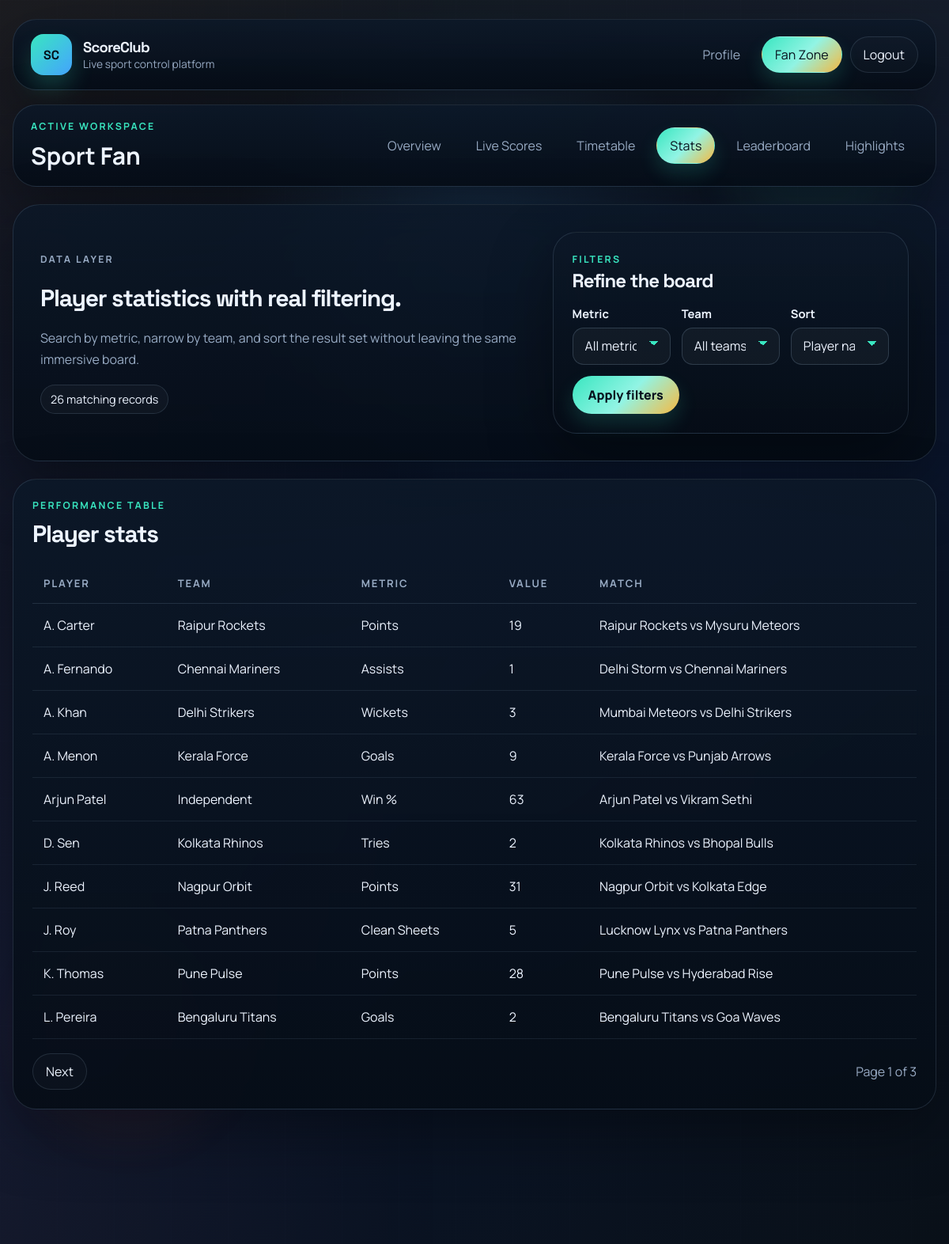
The page /fan/stats/ (signed in) on the database its author committed.
### accounts/models.py (models this page shows)
class User(AbstractUser):
	ROLE_FAN = "fan"
	ROLE_ORGANIZER = "organizer"
	ROLE_MEDIA = "media"
	ROLE_CHOICES = [
		(ROLE_FAN, "Sport Fan"),
		(ROLE_ORGANIZER, "Organizer"),
		(ROLE_MEDIA, "Media & Broadcast"),
	]
	role = models.CharField(max_length=20, choices=ROLE_CHOICES)

### organizer/models.py (models this page shows, shortened)
class PlayerStat(models.Model):
	match = models.ForeignKey(Match, on_delete=models.CASCADE, related_name="player_stats")
	player_name = models.CharField(max_length=120)
	team_name = models.CharField(max_length=120)
	metric_name = models.CharField(max_length=80)
	metric_value = models.CharField(max_length=80)
	availability = models.CharField(max_length=80, default="Available")
	updated_at = models.DateTimeField(auto_now=True)
	class Meta:
		ordering = ["player_name"]

class Match(models.Model):
	STATUS_SCHEDULED = "scheduled"
	STATUS_LIVE = "live"
	STATUS_FINISHED = "finished"
	STATUS_CHOICES = [
		(STATUS_SCHEDULED, "Scheduled"),
		(STATUS_LIVE, "Live"),
		(STATUS_FINISHED, "Finished"),
	]
	sport = models.CharField(max_length=50)
	home_team = models.CharField(max_length=100)
	away_team = models.CharField(max_length=100)
	venue = models.CharField(max_length=150)
	start_time = models.DateTimeField()
	status = models.CharField(max_length=20, choices=STATUS_CHOICES, default=STATUS_SCHEDULED)
	created_at = models.DateTimeField(auto_now_add=True)
	class Meta:
		ordering = ["start_time"]

### fan/views.py (the view)
# urls.py: path("stats/", views.stats_view, name="stats"),
@role_required("fan")
def stats_view(request):
	filter_options = _fan_filter_options()
	metric = request.GET.get("metric", "").strip()
	team = request.GET.get("team", "").strip()
	sort = request.GET.get("sort", "player_name").strip() or "player_name"
	stats = PlayerStat.objects.select_related("match").all()
	if metric:
		stats = stats.filter(metric_name__icontains=metric)
	if team:
		stats = stats.filter(team_name__icontains=team)
	stats = stats.order_by(sort)
	paginator = Paginator(stats, 10)
	page_obj = paginator.get_page(request.GET.get("page"))
	return render(
		request,
		"fan/stats.html",
		{
			"stats": page_obj,
			"metric": metric,
			"team": team,
			"sort": sort,
			"stats_count": stats.count(),
			"metrics": filter_options["metrics"],
			"teams": filter_options["teams"],
		},
	)

### fan/views.py (called while the page is built)
def _fan_filter_options():
	return {
		"sports": list(Match.objects.order_by("sport").values_list("sport", flat=True).distinct()),
		"metrics": list(PlayerStat.objects.order_by("metric_name").values_list("metric_name", flat=True).distinct()),
		"teams": list(PlayerStat.objects.order_by("team_name").values_list("team_name", flat=True).distinct()),
	}

### templates/fan/stats.html (shortened to what this page needs)
{% extends 'shared/base.html' %}
{% block content %}
<section class="hero-panel" data-reveal>
    <div class="hero-copy">
        <p class="eyebrow">Data layer</p>
        <h1>Player statistics with real filtering.</h1>
        <p>Search by metric, narrow by team, and sort the result set without leaving the same immersive board.</p>
        <div class="badge-row">
            <span class="chip">{{ stats_count }} matching records</span>
        </div>
    </div>
    <article class="stack-card">
        <div>
            <p class="eyebrow">Filters</p>
            <h2 class="section-heading">Refine the board</h2>
        </div>
        <form method="get" class="form-grid columns-3">
            <div>
                <label for="metric">Metric</label>
                <select id="metric" name="metric">
                    <option value="">All metrics</option>
                </select>
            </div>
            <div>
                <label for="team">Team</label>
                <select id="team" name="team">
                    <option value="">All teams</option>
                </select>
            </div>
            <div>
                <label for="sort">Sort</label>
                <select id="sort" name="sort">
                    <option value="player_name" {% if sort == 'player_name' %}selected{% endif %}>Player name A-Z</option>
                </select>
            </div>
            <div class="form-actions span-12">
                <button type="submit">Apply filters</button>
            </div>
        </form>
    </article>
</section>
<section class="table-shell" data-reveal>
    <div class="table-header">
        <div>
            <p class="eyebrow">Performance table</p>
            <h2 class="section-heading">Player stats</h2>
        </div>
    </div>
    <div class="table-scroll">
        <table>
            <thead>
                <tr>
                    <th>Player</th>
                    <th>Team</th>
                    <th>Metric</th>
                    <th>Value</th>
                    <th>Match</th>
                </tr>
            </thead>
            <tbody>
            {% for item in stats %}
                <tr>
                    <td>{{ item.player_name }}</td>
                    <td>{{ item.team_name }}</td>
                    <td>{{ item.metric_name }}</td>
                    <td>{{ item.metric_value }}</td>
                    <td>{{ item.match.home_team }} vs {{ item.match.away_team }}</td>
                </tr>
            {% empty %}
                <tr>
                    <td colspan="5">No stats available.</td>
                </tr>
            {% endfor %}
            </tbody>
        </table>
    </div>
    <div class="pagination">
        <div class="inline-actions">
            {% if stats.has_next %}<a href="?metric={{ metric }}&team={{ team }}&sort={{ sort }}&page={{ stats.next_page_number }}" class="ghost-link pill">Next</a>{% endif %}
        </div>
        <span>Page {{ stats.number }} of {{ stats.paginator.num_pages }}</span>
    </div>
</section>
{% endblock %}

### templates/shared/base.html (shortened to what this page needs)
{% load static %}
<!doctype html>
<html lang="en">
<head>
    <link rel="stylesheet" href="{% static 'css/main.css' %}">
</head>
<body class="app-body {% block body_class %}{% endblock %}">
{% with current_ns=request.resolver_match.namespace current_name=request.resolver_match.url_name %}
<div class="site-shell" data-spotlight>
    <div class="ambient ambient-one"></div>
    <div class="ambient ambient-two"></div>
    <div class="ambient ambient-grid"></div>
    <header class="site-header panel" data-reveal>
        <a href="{% if user.is_authenticated %}{% if user.role == 'fan' %}{% url 'fan:dashboard' %}{% elif user.role == 'organizer' %}{% url 'organizer:dashboard' %}{% else %}{% url 'media:dashboard' %}{% endif %}{% else %}{% url 'login' %}{% endif %}" class="brandmark">
            <span class="brandmark-badge">SC</span>
            <span>
                <strong>ScoreClub</strong>
                <small>Live sport control platform</small>
            </span>
        </a>
        <nav class="primary-nav">
            {% if user.is_authenticated %}
                <a href="{% url 'profile' %}" class="nav-link {% if current_name == 'profile' %}active{% endif %}">Profile</a>
                {% if user.role == 'fan' %}
                    <a href="{% url 'fan:dashboard' %}" class="nav-link {% if current_ns == 'fan' %}active{% endif %}">Fan Zone</a>
                {% elif user.role == 'organizer' %}
                    <a href="{% url 'organizer:dashboard' %}" class="nav-link {% if current_ns == 'organizer' %}active{% endif %}">Ops Suite</a>
                {% else %}
                    <a href="{% url 'media:dashboard' %}" class="nav-link {% if current_ns == 'media' %}active{% endif %}">Media Hub</a>
                {% endif %}
                <a href="{% url 'logout' %}" class="nav-link nav-link-ghost">Logout</a>
            {% else %}
                <a href="{% url 'login' %}" class="nav-link {% if current_name == 'login' %}active{% endif %}">Login</a>
                <a href="{% url 'register' %}" class="nav-link nav-link-accent {% if current_name == 'register' %}active{% endif %}">Create Account</a>
            {% endif %}
        </nav>
    </header>
    {% if user.is_authenticated %}
    <section class="context-ribbon panel" data-reveal>
        <div>
            <p class="eyebrow">Active workspace</p>
            <h2>{{ user.get_role_display }}</h2>
        </div>
        <div class="pill-nav">
            {% if user.role == 'fan' %}
                <a href="{% url 'fan:dashboard' %}" class="pill {% if current_name == 'dashboard' and current_ns == 'fan' %}active{% endif %}">Overview</a>
                <a href="{% url 'fan:live_scores' %}" class="pill {% if current_name == 'live_scores' %}active{% endif %}">Live Scores</a>
                <a href="{% url 'fan:timetable' %}" class="pill {% if current_name == 'timetable' %}active{% endif %}">Timetable</a>
                <a href="{% url 'fan:stats' %}" class="pill {% if current_name == 'stats' %}active{% endif %}">Stats</a>
                <a href="{% url 'fan:leaderboard' %}" class="pill {% if current_name == 'leaderboard' %}active{% endif %}">Leaderboard</a>
                <a href="{% url 'fan:highlights' %}" class="pill {% if current_name == 'highlights' %}active{% endif %}">Highlights</a>
            {% endif %}
        </div>
    </section>
    {% endif %}
    <main class="page-frame">
        {% block content %}{% endblock %}
    </main>
</div>
{% endwith %}
</body>
</html>

### rows shown on the page
User: role "Sport Fan"
PlayerStat: player_name "A. Carter", team_name "Raipur Rockets", metric_name "Points", metric_value "19", match.home_team "Raipur Rockets", match.away_team "Mysuru Meteors"
PlayerStat: player_name "A. Fernando", team_name "Chennai Mariners", metric_name "Assists", metric_value "1", match.home_team "Delhi Storm", match.away_team "Chennai Mariners"
PlayerStat: player_name "A. Khan", team_name "Delhi Strikers", metric_name "Wickets", metric_value "3", match.home_team "Mumbai Meteors", match.away_team "Delhi Strikers"
PlayerStat: player_name "A. Menon", team_name "Kerala Force", metric_name "Goals", metric_value "9", match.home_team "Kerala Force", match.away_team "Punjab Arrows"
PlayerStat: player_name "Arjun Patel", team_name "Independent", metric_name "Win %", metric_value "63", match.home_team "Arjun Patel", match.away_team "Vikram Sethi"
PlayerStat: player_name "D. Sen", team_name "Kolkata Rhinos", metric_name "Tries", metric_value "2", match.home_team "Kolkata Rhinos", match.away_team "Bhopal Bulls"
PlayerStat: player_name "J. Reed", team_name "Nagpur Orbit", metric_name "Points", metric_value "31", match.home_team "Nagpur Orbit", match.away_team "Kolkata Edge"
PlayerStat: player_name "J. Roy", team_name "Patna Panthers", metric_name "Clean Sheets", metric_value "5", match.home_team "Lucknow Lynx", match.away_team "Patna Panthers"
PlayerStat: player_name "K. Thomas", team_name "Pune Pulse", metric_name "Points", metric_value "28", match.home_team "Pune Pulse", match.away_team "Hyderabad Rise"
PlayerStat: player_name "L. Pereira", team_name "Bengaluru Titans", metric_name "Goals", metric_value "2", match.home_team "Bengaluru Titans", match.away_team "Goa Waves"

### other values the page prints
{{ stats_count }} "26"
{{ stats.number }} "1"
{{ stats.paginator.num_pages }} "3"
